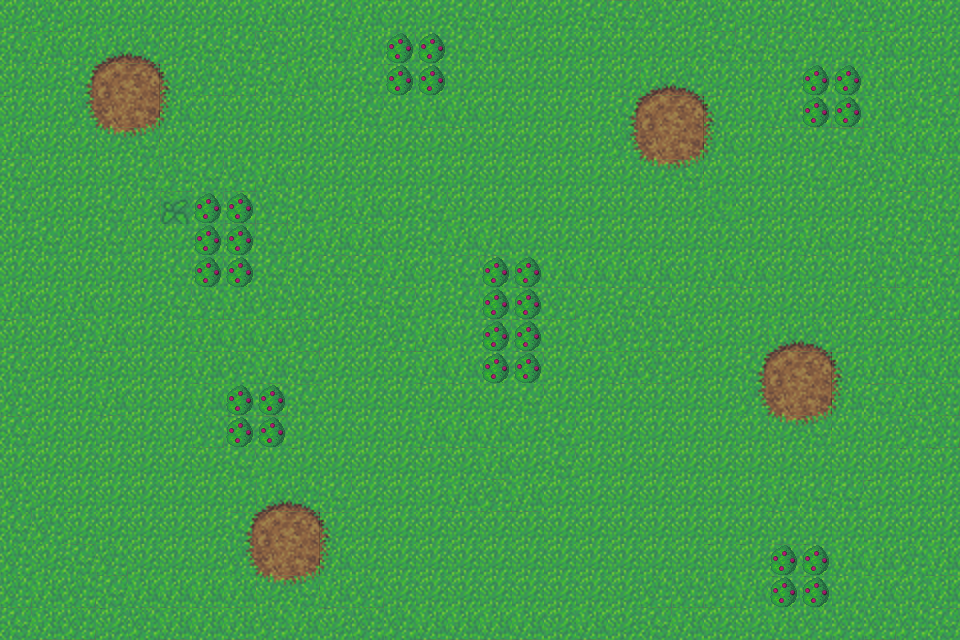

Rendered tile map (Tiled .tmx) drawn with the repository's tilesets; below, a short description and the map source with its tile grids summarised:
An orthogonal 30x20 tile map with 32x32 px tiles, 2 tile layers (Background, FireBugsKillngPoints), 3 hidden layers not drawn, 4 tilesets and 27 objects (15x mushrooms, player).

<map version="1.0" orientation="orthogonal" width="30" height="20" tilewidth="32" tileheight="32">
 <tileset firstgid="1" name="grass-tiles-2-small" tilewidth="32" tileheight="32">
  <image source="grass-tiles-2-small.png" width="384" height="192" />
 </tileset>
 <tileset firstgid="73" name="tree2-final" tilewidth="32" tileheight="32">
  <image source="tree2-final.png" trans="fff5f8" width="256" height="256" />
 </tileset>
 <tileset firstgid="137" name="qubodup-bush_berries_0" tilewidth="32" tileheight="32">
  <image source="qubodup-bush_berries_0.png" trans="fff5f8" width="32" height="32" />
 </tileset>
 <tileset firstgid="138" name="littleshrooms_0" tilewidth="32" tileheight="32">
  <image source="littleshrooms_0.png" trans="0000ff" width="32" height="40" />
 </tileset>
 <layer name="Background" width="30" height="20">
  <data>[600 cells, 600 non-empty, 22 distinct tile ids]</data>
 </layer>
 <layer name="Mushrooms" width="30" height="20" visible="0" opacity="0.35">
  <data>[600 cells, 9 non-empty, 1 distinct tile ids]</data>
 </layer>
 <objectgroup name="Mushrooms" width="30" height="20">
  <object name="mushrooms" x="896" y="192" width="32" height="32" />
  <object name="mushrooms" x="896" y="224" width="32" height="32" />
  <object name="mushrooms" x="896" y="256" width="32" height="32" />
  <object name="mushrooms" x="896" y="288" width="32" height="32" />
  <object name="mushrooms" x="896" y="320" width="32" height="32" />
  <object name="mushrooms" x="896" y="352" width="32" height="32" />
  <object name="mushrooms" x="896" y="384" width="32" height="32" />
  <object name="mushrooms" x="896" y="416" width="32" height="32" />
  <object name="mushrooms" x="896" y="448" width="32" height="32" />
  <object name="mushrooms" x="576" y="128" width="32" height="32" />
  <object name="mushrooms" x="544" y="128" width="32" height="32" />
  <object name="mushrooms" x="512" y="128" width="32" height="32" />
  <object name="mushrooms" x="608" y="128" width="32" height="32" />
  <object name="mushrooms" x="640" y="128" width="32" height="32" />
  <object name="mushrooms" x="672" y="128" width="32" height="32" />
 </objectgroup>
 <layer name="Trunk" width="30" height="20" visible="0" opacity="0.63">
  <data>[600 cells, 6 non-empty, 6 distinct tile ids]</data>
 </layer>
 <layer name="FireBugsKillngPoints" width="30" height="20">
  <data>[600 cells, 30 non-empty, 1 distinct tile ids]</data>
 </layer>
 <objectgroup name="KillingPoints" width="30" height="20">
  <object x="192" y="192" width="64" height="96" />
  <object x="384" y="32" width="64" height="64" />
  <object x="800" y="64" width="64" height="64" />
  <object x="480" y="256" width="64" height="128" />
  <object x="224" y="384" width="64" height="64" />
  <object x="768" y="544" width="64" height="64" />
 </objectgroup>
 <objectgroup name="CollisionAreas" width="30" height="20" />
 <objectgroup name="Bugs" width="30" height="20">
  <object x="341" y="86" />
  <object x="168" y="337" />
  <object x="616" y="497" />
  <object x="655" y="291" />
 </objectgroup>
 <objectgroup name="FireBugs" width="30" height="20">
  <object x="294" y="239" />
 </objectgroup>
 <objectgroup name="Player" width="30" height="20">
  <object name="player" x="608" y="352">
   <ellipse />
  </object>
 </objectgroup>
 <layer name="Top" width="30" height="20" visible="0" opacity="0.76">
  <data>[600 cells, 64 non-empty, 64 distinct tile ids]</data>
 </layer>
</map>
